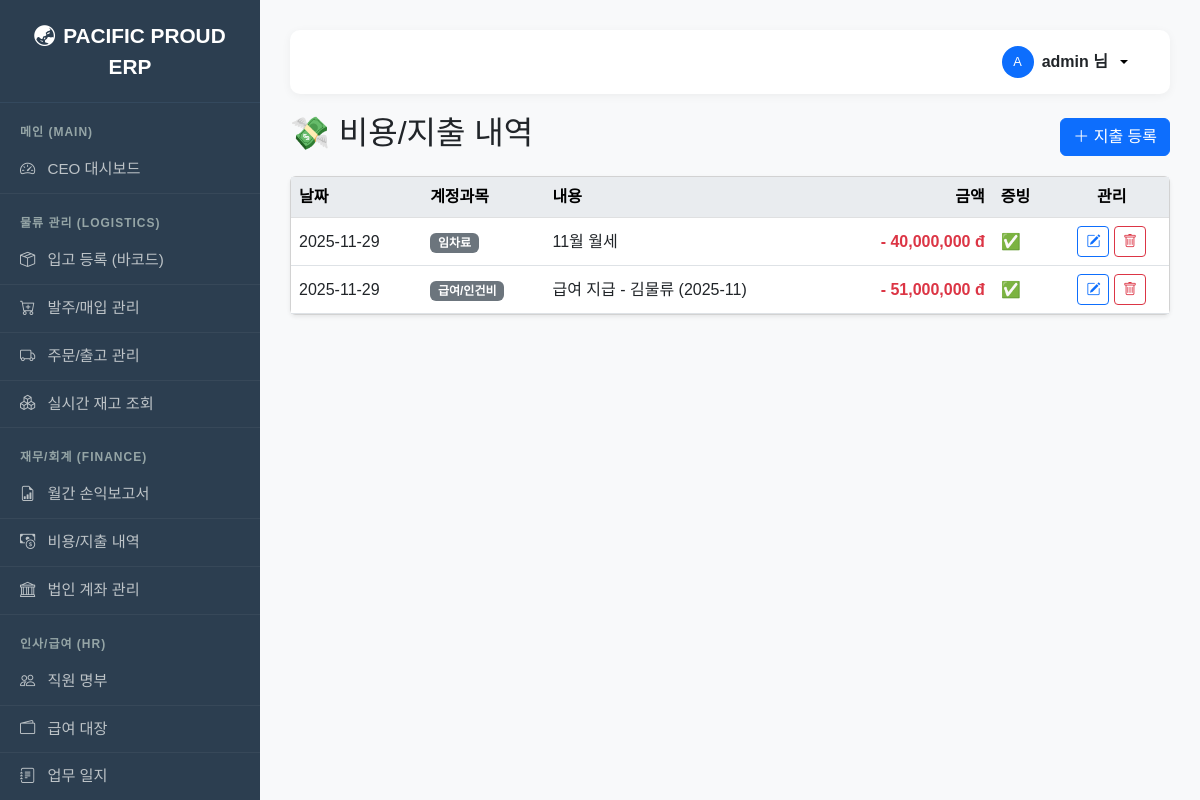
The app's page /expenses/ (signed in) with its own data.
### fulfillment/models.py (models this page shows, shortened)
class Expense(models.Model):
    date = models.DateField(default=timezone.now, verbose_name="지출일자")
    category = models.CharField(max_length=20, choices=ExpenseCategory.choices, verbose_name="계정과목")
    description = models.CharField(max_length=100, verbose_name="적요 (내용)")
    amount = models.DecimalField(max_digits=12, decimal_places=0, verbose_name="지출금액")
    has_proof = models.BooleanField(default=True, verbose_name="적격증빙 유무")
    payment_account = models.ForeignKey(BankAccount, on_delete=models.SET_NULL, null=True, blank=True, verbose_name="출금 계좌")

### fulfillment/views.py (the view)
# urls.py: path('expenses/', views.expense_list, name='expense_list'),
@login_required
def expense_list(request):
    expenses = Expense.objects.order_by('-date')
    form = ExpenseForm()
    return render(request, 'fulfillment/expense_list.html', {'expenses': expenses, 'form': form})

### templates/fulfillment/expense_list.html (shortened to what this page needs)
{% extends 'base.html' %}
{% load humanize %}
{% block content %}
<div class="d-flex justify-content-between align-items-center mb-3">
    <h2>💸 비용/지출 내역</h2>
    <button class="btn btn-primary" data-bs-toggle="modal" data-bs-target="#addModal"><i class="bi bi-plus-lg"></i> 지출 등록</button>
</div>
<div class="card shadow-sm mt-3">
    <table class="table table-hover align-middle mb-0">
        <thead class="table-light"><tr><th>날짜</th><th>계정과목</th><th>내용</th><th class="text-end">금액</th><th>증빙</th><th class="text-center">관리</th></tr></thead>
        <tbody>
            {% for ex in expenses %}
            <tr>
                <td>{{ ex.date|date:"Y-m-d" }}</td>
                <td><span class="badge bg-secondary">{{ ex.get_category_display }}</span></td>
                <td>{{ ex.description }}</td>
                <td class="text-end fw-bold text-danger">- {{ ex.amount|intcomma }} đ</td>
                <td>{% if ex.has_proof %}✅{% else %}❌{% endif %}</td>
                <td class="text-center">
                    <a href="{% url 'fulfillment:expense_update' ex.id %}" class="btn btn-sm btn-outline-primary"><i class="bi bi-pencil-square"></i></a>
                    <a href="{% url 'fulfillment:expense_delete' ex.id %}" class="btn btn-sm btn-outline-danger"><i class="bi bi-trash"></i></a>
                </td>
            </tr>
            {% endfor %}
        </tbody>
    </table>
</div>
{% endblock %}

### templates/base.html (shortened to what this page needs)
<!DOCTYPE html>
<html lang="ko">
<head>
    <link href="https://cdn.jsdelivr.net/npm/bootstrap@5.3.0/dist/css/bootstrap.min.css" rel="stylesheet">
    <link rel="stylesheet" href="https://cdn.jsdelivr.net/npm/bootstrap-icons@1.10.0/font/bootstrap-icons.css">
    <link href="https://cdn.jsdelivr.net/npm/select2@4.1.0-rc.0/dist/css/select2.min.css" rel="stylesheet" />
    <link rel="stylesheet" href="https://cdn.jsdelivr.net/npm/select2-bootstrap-5-theme@1.3.0/dist/select2-bootstrap-5-theme.min.css" />
</head>
<body>
    <nav class="sidebar" id="sidebar">
        <div class="brand">
            <i class="bi bi-globe-asia-australia me-2"></i>PACIFIC PROUD ERP
        </div>
        <div class="category">메인 (Main)</div>
        <a href="{% url 'fulfillment:dashboard' %}"><i class="bi bi-speedometer2 me-2"></i> CEO 대시보드</a>
        <div class="category">물류 관리 (Logistics)</div>
        {% if perms.fulfillment.view_inventory or user.is_superuser %}
        <a href="{% url 'fulfillment:inbound_create' %}"><i class="bi bi-box-seam me-2"></i> 입고 등록 (바코드)</a>
        <a href="{% url 'fulfillment:purchase_list' %}"><i class="bi bi-cart-plus me-2"></i> 발주/매입 관리</a>
        <a href="{% url 'fulfillment:order_list' %}"><i class="bi bi-truck me-2"></i> 주문/출고 관리</a>
        <a href="{% url 'fulfillment:inventory_list' %}"><i class="bi bi-boxes me-2"></i> 실시간 재고 조회</a>
        {% endif %}
        <div class="category">재무/회계 (Finance)</div>
        {% if perms.fulfillment.view_expense or user.is_superuser %}
        <a href="{% url 'fulfillment:monthly_report' %}"><i class="bi bi-file-earmark-bar-graph me-2"></i> 월간 손익보고서</a>
        <a href="{% url 'fulfillment:expense_list' %}"><i class="bi bi-cash-coin me-2"></i> 비용/지출 내역</a>
        <a href="{% url 'fulfillment:bank_list' %}"><i class="bi bi-bank me-2"></i> 법인 계좌 관리</a>
        {% endif %}
        <div class="category">인사/급여 (HR)</div>
        {% if perms.fulfillment.view_employee or user.is_superuser %}
        <a href="{% url 'fulfillment:employee_list' %}"><i class="bi bi-people me-2"></i> 직원 명부</a>
        <a href="{% url 'fulfillment:payroll_list' %}"><i class="bi bi-wallet2 me-2"></i> 급여 대장</a>
        <a href="{% url 'fulfillment:worklog_list' %}"><i class="bi bi-journal-text me-2"></i> 업무 일지</a>
        {% endif %}
    </nav>
    <div class="main-content-wrapper">
        <div class="top-header">
            {% if user.is_authenticated %}
                <div class="dropdown">
                    <button class="btn btn-light dropdown-toggle d-flex align-items-center gap-2 border-0 bg-transparent" type="button" data-bs-toggle="dropdown" aria-expanded="false">
                        <div class="bg-primary text-white rounded-circle d-flex justify-content-center align-items-center" style="width: 32px; height: 32px; font-size: 0.8rem;">
                            {{ user.username|slice:":1"|upper }}
                        </div>
                        <span class="fw-bold text-dark">{{ user.username }} 님</span>
                    </button>
                </div>
            {% else %}
                <a href="{% url 'login' %}" class="btn btn-primary btn-sm px-4 rounded-pill">
                    <i class="bi bi-box-arrow-in-right me-1"></i> 로그인
                </a>
            {% endif %}
        </div>
        {% block content %}
        {% endblock %}
    </div>
</body>
</html>

### templates/base.html (style rules this page uses)
body { font-family: 'Malgun Gothic', sans-serif; background-color: #f8f9fa; overflow-x: hidden; }
.sidebar { width: 260px; min-height: 100vh; background-color: #2c3e50; color: #ecf0f1; position: fixed; left: 0; top: 0; z-index: 1050; overflow-y: auto; transition: all 0.3s; }
@media (min-width: 768px) { .main-content-wrapper { margin-left: 260px; padding: 30px; width: calc(100% - 260px); } }
.sidebar a { color: #bdc3c7; text-decoration: none; display: block; padding: 12px 20px; font-size: 0.95rem; border-bottom: 1px solid rgba(255,255,255,0.05); }
.sidebar .category { font-size: 0.75rem; text-transform: uppercase; color: #95a5a6; padding: 20px 20px 5px; font-weight: bold; letter-spacing: 1px; }
.sidebar .brand { font-size: 1.3rem; font-weight: bold; padding: 20px; text-align: center; color: #fff; border-bottom: 1px solid #34495e; }
.top-header { background-color: #fff; padding: 10px 30px; box-shadow: 0 2px 10px rgba(0,0,0,0.05); display: flex; justify-content: flex-end; align-items: center; margin-bottom: 20px; border-radius: 10px; }
.table thead th { position: sticky; top: 0; z-index: 2; background-color: #e9ecef; white-space: nowrap; }

### records on screen
Expense: date "2025-11-29", category "임차료", description "11월 월세", amount "40,000,000"
Expense: date "2025-11-29", category "급여/인건비", description "급여 지급 - 김물류 (2025-11)", amount "51,000,000"

### other values on screen
{{ user.username|slice:":1"|upper }} "A"
{{ user.username }} "admin"
